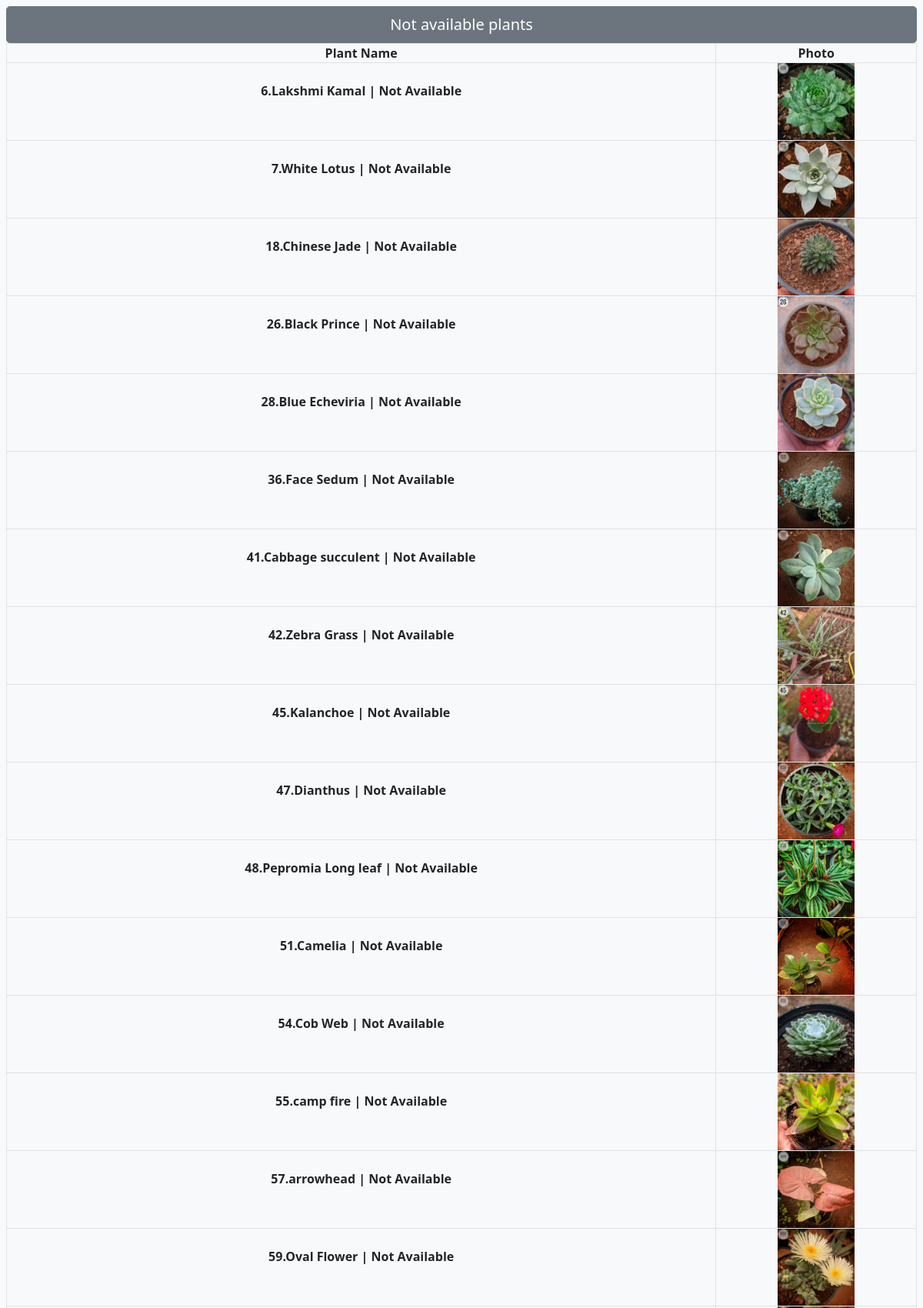
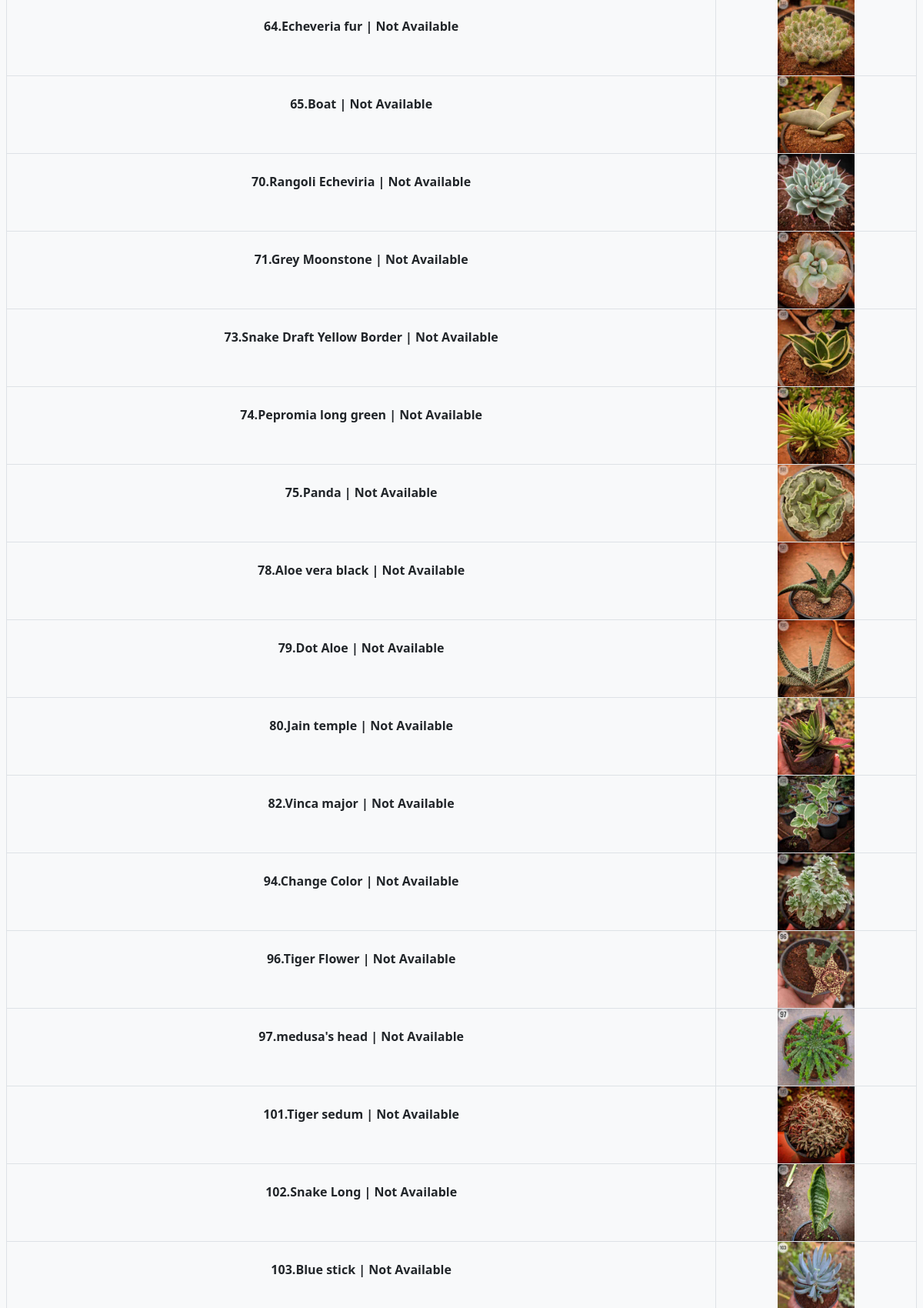
The page /billing/localna (upper part) on the database its author committed (2 pictures, top to bottom).
### store/models.py (models this page shows, shortened)
class Product(models.Model):
    pid=models.IntegerField(null=False)
    category = models.ForeignKey(Category, related_name='product', on_delete=models.CASCADE,default=7)
    risk = models.ForeignKey(Risk, related_name='product', on_delete=models.CASCADE,default=1)
    created_by = models.ForeignKey(User, on_delete=models.CASCADE, related_name='product_creator',default=1)
    title = models.CharField(max_length=255)
    Nickname=models.CharField(max_length=255)
    author = models.CharField(max_length=255, default='admin')
    description = models.TextField(blank=True)
    image = models.ImageField(upload_to='images/', default='images/default.png')
    slug = models.SlugField(max_length=255)
    size=models.CharField(max_length=255, default="2-3")
    price = models.IntegerField(default=0)
    disprice = models.IntegerField(default=0)
    orgprice = models.IntegerField(default=0)
    in_stock = models.BooleanField(default=True)
    indoor = models.BooleanField(default=False)
    mother = models.BooleanField(default=False)
    is_active = models.BooleanField(default=True)
    created = models.DateTimeField(auto_now_add=True)
    updated = models.DateTimeField(auto_now=True)
    objects = models.Manager()
    sun = models.ForeignKey(Sun, related_name='product', on_delete=models.CASCADE,default=1)
    Watering = models.ForeignKey(Watering, related_name='product', on_delete=models.CASCADE,default=1)
    products = ProductManager()
    maintenance = models.ForeignKey(maintenance, related_name='product', on_delete=models.CASCADE,default=1)
    tag = models.CharField(max_length=20, choices=TAG_CHOICES, default='None')
    class Meta:
        verbose_name_plural = 'Products'
        ordering = ('-created',)

### billing/views.py (the view)
# urls.py: path('localna',views.localna,name='localna'),
def localna(request):
  pid=[]
  name=[]
  photo=[]
  ava=[]
  for i in Product.objects.order_by('pid'):
    if i.is_active==False:
      name.append(i.Nickname)
      pid.append(i.pid)
      photo.append(i.image.url)
      if i.is_active==True:
        val="Available"
      else:
        val="Not Available"
      ava.append(val)
  prod=zip(pid,name,photo,ava)
  typen="Not available plants"
  return render(request,'store/local.html',{'prod':prod,'typen':typen})

### basket/context_processors.py (called while the page is built)
def basket(request):
    return {'basket': Basket(request)}

### store/context_processors.py (called while the page is built)
def categories(request):
    Product.objects.update(price=F('price'))
    return {
        'categories': Category.objects.all()
    }

### templates/store/local.html (shortened to what this page needs)
{% extends "./base.html" %} {% load static %} {% block title %}Catalogue{%endblock %}
{% load mathfilters %}
{% block content %}
<main>
  <div class="album py-2 bg-light">
    <div class="mx-2">
      <button class="btn btn-secondary btn-lg btn-block">{{typen}}</button>
      <table class="table table-hover table-bordered text-center">
        <tr>
          <th class="p-0" scope="col">Plant Name</th>
          <th class="p-0" scope="col">Photo</th>
        </tr>
        {% for i,j,k,l in prod %}
        <tr>
          <td class="p-0 pt-4" scope="row"><b>{{i}}.{{j}} | {{l}} </b></td>
          <td class="p-0">
            <img
              src="{{k}}"
              alt="mypic"
              width="100"
              height="100"
            />
          </td>
        </tr>
        {% endfor %}
</table>
    </div>
    </div>
    <br>
    <br>
</main>
{% endblock %}

### rows shown on the page
Product: prod "Lakshmi Kamal"
Product: prod "White Lotus"
Product: prod "Chinese Jade"
Product: prod "Black Prince"
Product: prod "Blue Echeviria"
Product: prod "Face Sedum"
Product: prod "Cabbage succulent"
Product: prod "Zebra Grass"
Product: prod "Kalanchoe"
Product: prod "Dianthus"
Product: prod "Pepromia Long leaf"
Product: prod "Camelia"
Product: prod "Cob Web"
Product: prod "camp fire"
Product: prod "arrowhead"
Product: prod "Oval Flower"
Product: prod "Echeveria fur"
Product: prod "Boat"
Product: prod "Rangoli Echeviria"
Product: prod "Grey Moonstone"
Product: prod "Snake Draft Yellow Border"
Product: prod "Pepromia long green"
Product: prod "Panda"
Product: prod "Aloe vera black"
Product: prod "Dot Aloe"
Product: prod "Jain temple"
Product: prod "Vinca major"
Product: prod "Change Color"
Product: prod "Tiger Flower"
Product: prod "medusa's head"
Product: prod "Tiger sedum"
Product: prod "Snake Long"
Product: prod "Blue stick"

### other values the page prints
{{ typen }} "Not available plants"
{{ i }} "6" "7" "18" "26" "28" "36" "41" "42" "45" "47" "48" "51" "54" "55" "57" "59" "64" "65" "70" "71" "73" "74" "75" "78" "79" "80" "82" "94" "96" "97" "101" "102" "103"
{{ l }} "Not Available" "Not Available" "Not Available" "Not Available" "Not Available" "Not Available" "Not Available" "Not Available" "Not Available" "Not Available" "Not Available" "Not Available" "Not Available" "Not Available" "Not Available" "Not Available" "Not Available" "Not Available" "Not Available" "Not Available" "Not Available" "Not Available" "Not Available" "Not Available" "Not Available" "Not Available" "Not Available" "Not Available" "Not Available" "Not Available" "Not Available" "Not Available" "Not Available"
